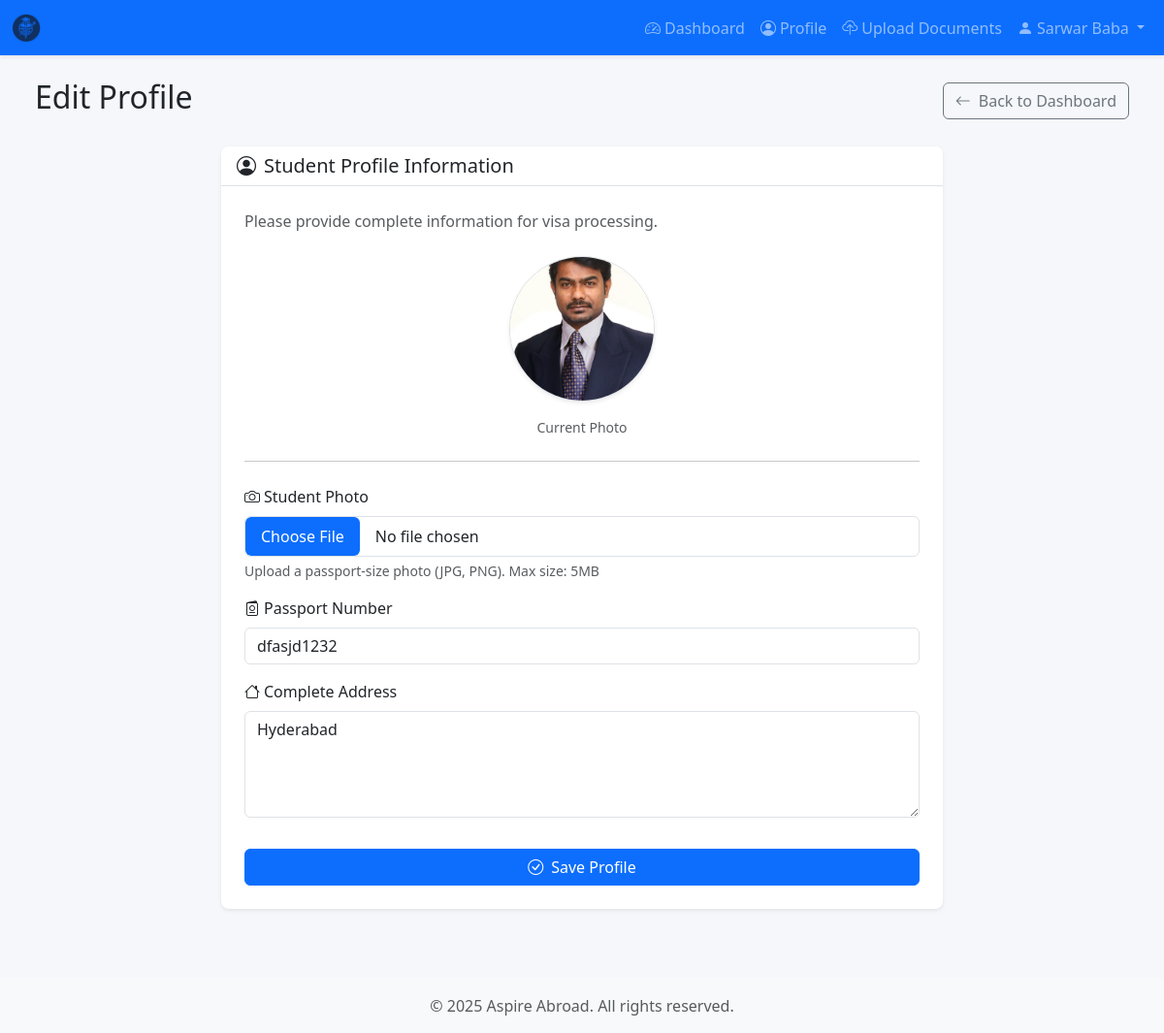
Before: /students/profile/edit/ (signed in) with the older database file.
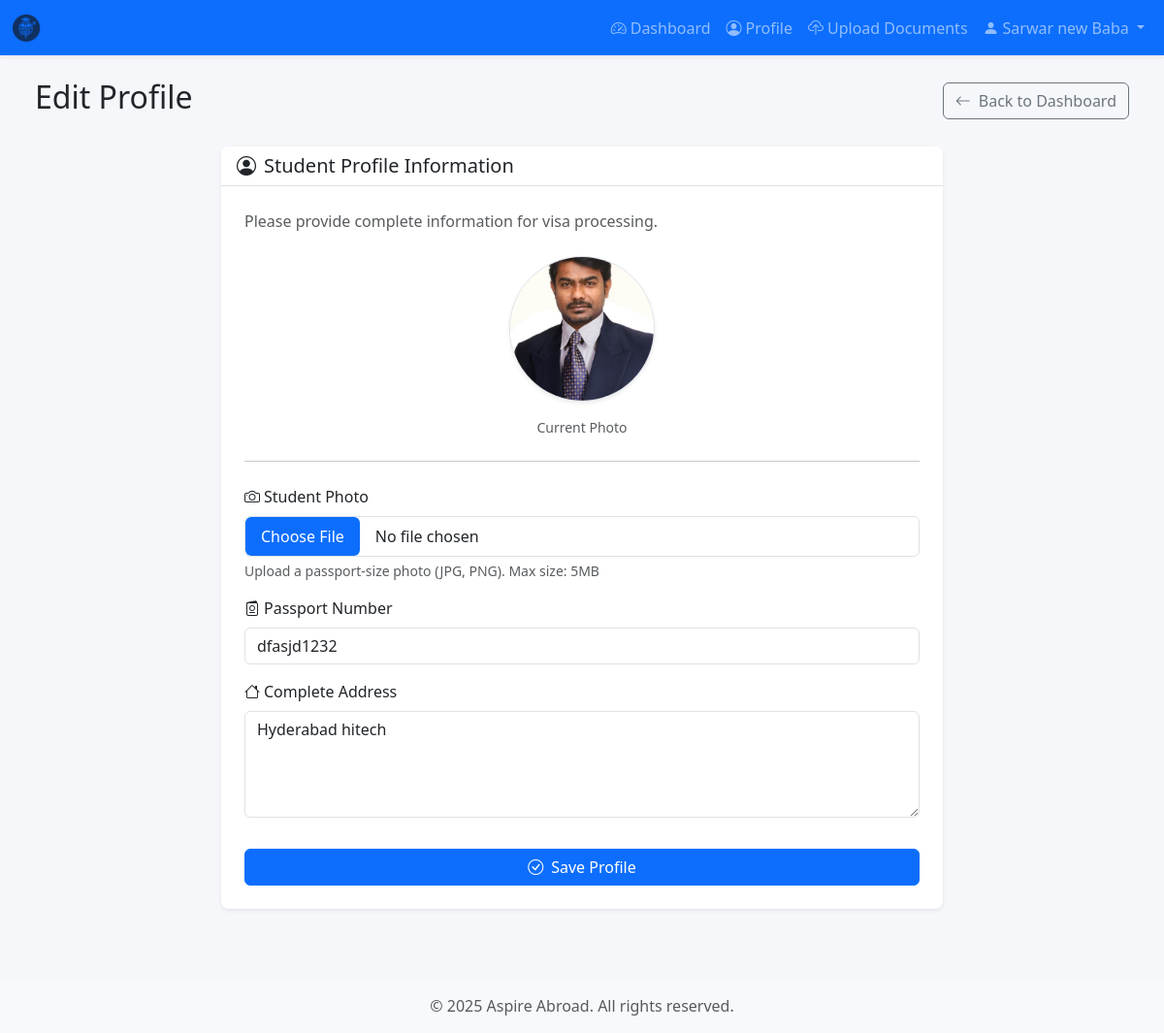
After: the same page with the newer database file.
### accounts/models.py (models this page shows, shortened)
class User(AbstractUser):
    ROLE_CHOICES = [
        ('STUDENT', 'Student'),
        ('ADMIN', 'Admin'),
    ]
    role = models.CharField(
        max_length=10,
        choices=ROLE_CHOICES,
        default='STUDENT',
        help_text='User role: Student or Admin'
    )
    phone_number = models.CharField(
        max_length=15,
        blank=True,
        null=True,
        help_text='Contact phone number'
    )
    created_at = models.DateTimeField(auto_now_add=True)
    updated_at = models.DateTimeField(auto_now=True)
    objects = CustomUserManager()
    class Meta:
        verbose_name = 'User'
        verbose_name_plural = 'Users'
        ordering = ['-created_at']
    def is_student(self):
        return self.role == 'STUDENT'
    def is_admin(self):
        return self.role == 'ADMIN'

### students/models.py (models this page shows, shortened)
class StudentProfile(models.Model):
    STATUS_CHOICES = [
        ('REGISTERED', 'Registered'),
        ('DOCUMENTS_SUBMITTED', 'Documents Submitted'),
        ('UNDER_REVIEW', 'Under Review'),
        ('APPROVED', 'Approved'),
        ('REJECTED', 'Rejected'),
    ]
    user = models.OneToOneField(
        settings.AUTH_USER_MODEL,
        on_delete=models.CASCADE,
        related_name='student_profile'
    )
    photo = models.ImageField(
        upload_to=student_photo_path,
        blank=True,
        null=True,
        help_text='Student passport-size photo'
    )
    passport_number = models.CharField(
        max_length=20,
        unique=True,
        blank=True,
        null=True,
        help_text='Passport number (unique identifier)'
    )
    address = models.TextField(
        blank=True,
        null=True,
        help_text='Complete residential address'
    )
    created_at = models.DateTimeField(auto_now_add=True)
    updated_at = models.DateTimeField(auto_now=True)
    visa_status = models.CharField(
        max_length=20,
        choices=STATUS_CHOICES,
        default='REGISTERED',
        help_text='Current visa processing status'
    )
    class Meta:
        verbose_name = 'Student Profile'
        verbose_name_plural = 'Student Profiles'
        ordering = ['-created_at']

### students/views.py (the view)
# urls.py: path('profile/edit/', views.student_profile_edit, name='profile_edit'),
@login_required
def student_profile_edit(request):
    if not request.user.is_student():
        return redirect('students:dashboard')
    profile, created = StudentProfile.objects.get_or_create(user=request.user)
    if request.method == 'POST':
        form = StudentProfileForm(request.POST, request.FILES, instance=profile)
        if form.is_valid():
            form.save()
            messages.success(request, 'Profile updated successfully!')
            return redirect('students:dashboard')
    else:
        form = StudentProfileForm(instance=profile)
    return render(request, 'students/profile_edit.html', {'form': form, 'profile': profile})

### students/forms.py
class StudentProfileForm(forms.ModelForm):
    class Meta:
        model = StudentProfile
        fields = ['photo', 'passport_number', 'address']
        widgets = {
            'photo': forms.FileInput(attrs={'class': 'form-control', 'accept': 'image/*'}),
            'passport_number': forms.TextInput(attrs={'class': 'form-control'}),
            'address': forms.Textarea(attrs={'class': 'form-control', 'rows': 4}),
        }
    def __init__(self, *args, **kwargs):
        super().__init__(*args, **kwargs)
        self.helper = FormHelper()
        self.helper.form_enctype = 'multipart/form-data'
        self.helper.layout = Layout(
            'photo',
            'passport_number',
            'address',
            Submit('submit', 'Save Profile', css_class='btn btn-primary mt-3')
        )

### templates/students/profile_edit.html (shortened to what this page needs)
{% extends 'base.html' %}
{% load crispy_forms_tags %}
{% block content %}
<div class="container-fluid px-4">
    <div class="row">
        <div class="col-12">
            <div class="d-flex justify-content-between align-items-center mb-4">
                <h2>Edit Profile</h2>
                <a href="{% url 'students:dashboard' %}" class="btn btn-outline-secondary">
                    <i class="bi bi-arrow-left me-2"></i>Back to Dashboard
                </a>
            </div>
            <div class="row justify-content-center">
                <div class="col-md-8">
                    <div class="card shadow-sm border-0">
                        <div class="card-header bg-white border-bottom">
                            <h5 class="mb-0">
                                <i class="bi bi-person-circle me-2"></i>Student Profile Information
                            </h5>
                        </div>
                        <div class="card-body p-4">
                            <p class="text-muted mb-4">
                                Please provide complete information for visa processing.
                            </p>
                            <div class="text-center mb-4">
                                {% if profile.photo %}
                                <div class="mb-3">
                                    <img src="{{ profile.photo.url }}" alt="Current Photo"
                                         class="rounded-circle border shadow-sm"
                                         style="width: 150px; height: 150px; object-fit: cover;">
                                </div>
                                <p class="text-muted small">Current Photo</p>
                                {% endif %}
                            </div>
                            <hr class="mb-4">
                            <form method="post" enctype="multipart/form-data">
                                <div class="mb-3">
                                    <label for="id_photo" class="form-label">
                                        <i class="bi bi-camera me-1"></i>Student Photo
                                    </label>
                                    <input type="file" name="photo" class="form-control" id="id_photo" accept="image/*">
                                    <div class="form-text">Upload a passport-size photo (JPG, PNG). Max size: 5MB</div>
                                </div>
                                <div class="mb-3">
                                    <label for="id_passport_number" class="form-label">
                                        <i class="bi bi-passport me-1"></i>Passport Number
                                    </label>
                                    <input type="text" name="passport_number" class="form-control" id="id_passport_number"
                                           value="{{ profile.passport_number|default:'' }}" placeholder="Enter your passport number">
                                </div>
                                <div class="mb-3">
                                    <label for="id_address" class="form-label">
                                        <i class="bi bi-house me-1"></i>Complete Address
                                    </label>
                                    <textarea name="address" class="form-control" id="id_address" rows="4"
                                              placeholder="Enter your complete residential address">{{ profile.address|default:'' }}</textarea>
                                </div>
                                <button type="submit" class="btn btn-primary w-100 mt-3">
                                    <i class="bi bi-check-circle me-2"></i>Save Profile
                                </button>
                            </form>
                        </div>
                    </div>
                </div>
            </div>
        </div>
    </div>
</div>
{% endblock %}

### templates/base.html (shortened to what this page needs)
{% load static %}
<!DOCTYPE html>
<html lang="en">
<head>
    <link href="https://cdn.jsdelivr.net/npm/bootstrap@5.3.0/dist/css/bootstrap.min.css" rel="stylesheet">
    <link rel="stylesheet" href="https://cdn.jsdelivr.net/npm/bootstrap-icons@1.11.0/font/bootstrap-icons.css">
    {% load static %}
    <link rel="stylesheet" href="{% static 'css/custom.css' %}">
</head>
<body>
    {% if user.is_authenticated %}
    <nav class="navbar navbar-expand-lg navbar-dark bg-primary shadow-sm">
        <div class="container-fluid">
            <a class="navbar-brand fw-bold" href="{% if user.is_admin %}{% url 'students:admin_dashboard' %}{% else %}{% url 'students:dashboard' %}{% endif %}">
                <img src="{% static 'images/logonew.png' %}" alt="Aspire Abroad" width="30" height="30" class="d-inline-block align-text-top me-2">
            </a>
            <div class="collapse navbar-collapse" id="navbarNav">
                <ul class="navbar-nav ms-auto">
                    {% if user.is_admin %}
                    <li class="nav-item">
                        <a class="nav-link" href="{% url 'students:admin_dashboard' %}">
                            <i class="bi bi-speedometer2 me-1"></i>Admin Dashboard
                        </a>
                    </li>
                    {% else %}
                    <li class="nav-item">
                        <a class="nav-link" href="{% url 'students:dashboard' %}">
                            <i class="bi bi-speedometer2 me-1"></i>Dashboard
                        </a>
                    </li>
                    <li class="nav-item">
                        <a class="nav-link" href="{% url 'students:profile_edit' %}">
                            <i class="bi bi-person-circle me-1"></i>Profile
                        </a>
                    </li>
                    <li class="nav-item">
                        <a class="nav-link" href="{% url 'documents:upload' %}">
                            <i class="bi bi-cloud-upload me-1"></i>Upload Documents
                        </a>
                    </li>
                    {% endif %}
                    <li class="nav-item dropdown">
                        <a class="nav-link dropdown-toggle" href="#" id="navbarDropdown" role="button" data-bs-toggle="dropdown">
                            <i class="bi bi-person-fill me-1"></i>{{ user.get_full_name|default:user.username }}
                        </a>
                    </li>
                </ul>
            </div>
        </div>
    </nav>
    {% endif %}
    <main class="{% if user.is_authenticated %}container-fluid py-4{% else %}min-vh-100 d-flex align-items-center{% endif %}">
        {% block content %}{% endblock %}
    </main>
    {% if user.is_authenticated %}
    <footer class="bg-light text-center py-3 mt-5">
        <div class="container">
            <p class="text-muted mb-0">
                &copy; 2025 Aspire Abroad. All rights reserved.
            </p>
        </div>
    </footer>
    {% endif %}
</body>
</html>

Changed rows visible on the page:
changed User: get_full_name "Sarwar Baba" → "Sarwar new Baba"
changed StudentProfile "dfasjd1232": address "Hyderabad" → "Hyderabad hitech"
